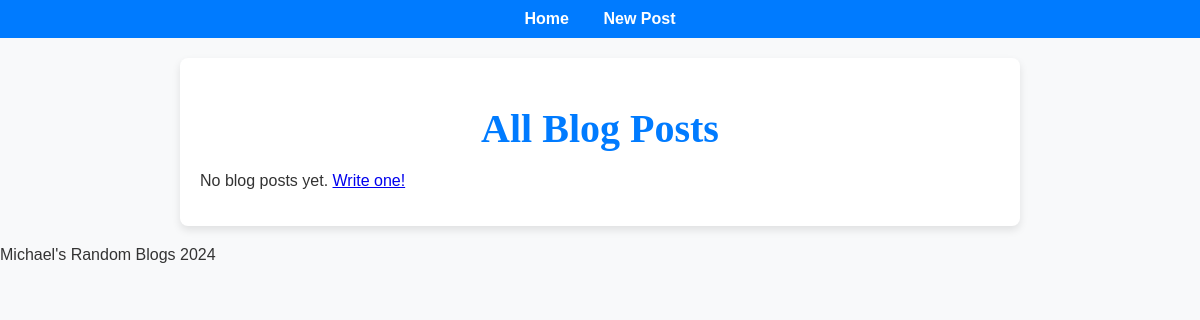
Before: / with the older database file.
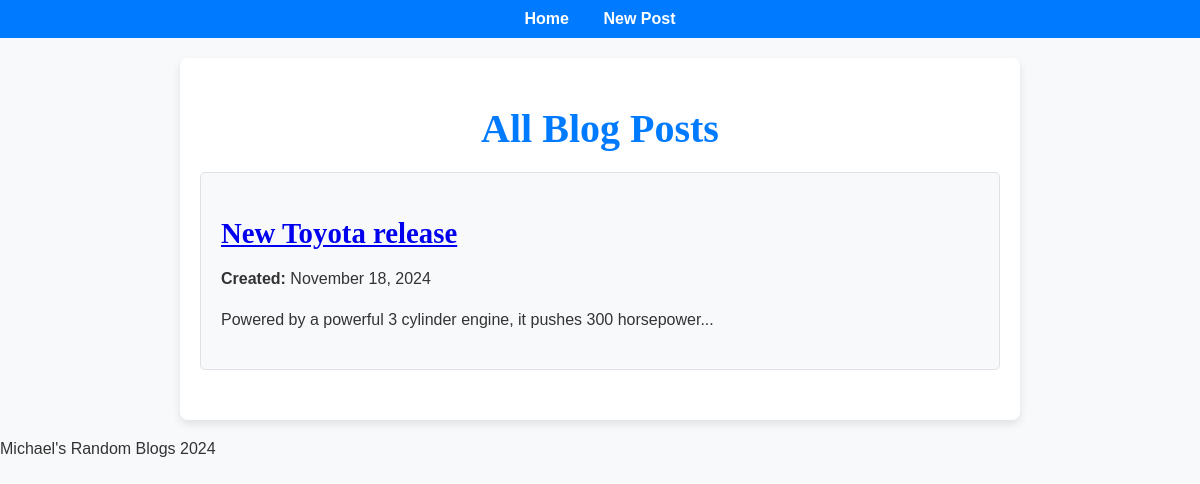
After: the same page with the newer database file.
### blog/models.py (models this page shows, shortened)
class BlogPost(models.Model):
    title = models.CharField(max_length=200)
    content = models.TextField()
    created_at = models.DateTimeField(auto_now_add=True)
    updated_at = models.DateTimeField(auto_now=True)

### blog/views.py (the view)
# urls.py: path('', views.post_list, name='post_list'),  # List all posts
def post_list(request):
    posts = BlogPost.objects.all()
    return render(request, 'post_list.html', {'posts': posts})

### blog/templates/post_list.html
{% extends 'index.html' %}
{% block content %}
    <h1>All Blog Posts</h1>
    {% for post in posts %}
        <div class="post">
            <h2><a href="{% url 'post_detail' post.id %}">{{ post.title }}</a></h2>
            <p><strong>Created:</strong> {{ post.created_at|date:"F j, Y" }}</p>
            <p>{{ post.content|slice:":100" }}...</p>
        </div>
    {% endfor %}
    {% if not posts %}
        <p>No blog posts yet. <a href="{% url 'post_create' %}">Write one!</a></p>
    {% endif %}
{% endblock %}

### blog/templates/index.html (shortened to what this page needs)
<!DOCTYPE html>
<html lang="en">
<head>
    {% load static %}
    <link rel="stylesheet" href="{% static 'blogstyle.css' %}">
</head>
<body>
    <div class="navbar">
        <a href="{% url 'post_list' %}">Home</a>
        <a href="{% url 'post_create' %}" class="button-link">New Post</a>
    </div>
    <div class="container">
        {% block content %}
        {% endblock %}
    </div>
    <div class="footer">
        <p>Michael's Random Blogs 2024</p>
    </div>
</body>
</html>

### blog/static/blogstyle.css (style rules this page uses)
body { font-family: Arial, sans-serif; margin: 0; padding: 0; background-color: #f8f9fa; color: #333; }
.container { max-width: 800px; margin: 20px auto; padding: 20px; background: white; border-radius: 8px; box-shadow: 0 4px 8px rgba(0, 0, 0, 0.1); }
h1, h2, h3 { font-family: 'Georgia', serif; color: #343a40; }
h1 { text-align: center; margin-bottom: 20px; font-size: 2.5em; color: #007bff; }
h2 { font-size: 1.8em; }
.navbar { text-align: center; background: #007bff; padding: 10px 0; margin-bottom: 20px; }
.navbar a { color: white; text-decoration: none; margin: 0 15px; font-weight: bold; font-size: 1em; }
.post { margin-bottom: 30px; padding: 20px; border-radius: 5px; background: #f8f9fa; border: 1px solid #dee2e6; }
.post h2 { margin-bottom: 10px; }
.post p { line-height: 1.6; }

Changed rows visible on the page:
added BlogPost: title "New Toyota release", created_at "November 18, 2024", content "Powered by a powerful 3 cylinder engine, it pushes 300 horsepower"
Other visible differences:
text no longer shown: "No blog posts yet. Write one!"
